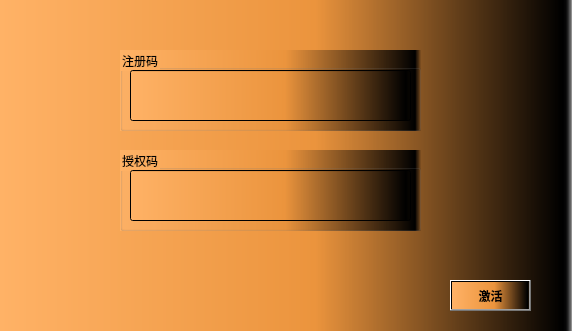
<?xml version="1.0" encoding="UTF-8"?>
<ui version="4.0">
 <class>RegisterClass</class>
 <widget class="QMainWindow" name="RegisterClass">
  <property name="geometry">
   <rect>
    <x>0</x>
    <y>0</y>
    <width>572</width>
    <height>331</height>
   </rect>
  </property>
  <property name="windowTitle">
   <string>注册</string>
  </property>
  <property name="windowIcon">
   <iconset>
    <normaloff>C:/Users/NHT/Desktop/test_pre/images/watermark.png</normaloff>C:/Users/NHT/Desktop/test_pre/images/watermark.png</iconset>
  </property>
  <property name="styleSheet">
   <string notr="true">background-color: qlineargradient(spread:pad, x1:0, y1:0, x2:1, y2:0, stop:0 rgba(255, 178, 102, 255), stop:0.55 rgba(235, 148, 61, 255), stop:0.98 rgba(0, 0, 0, 255), stop:1 rgba(0, 0, 0, 0))</string>
  </property>
  <widget class="QWidget" name="centralWidget">
   <widget class="QGroupBox" name="reg">
    <property name="geometry">
     <rect>
      <x>120</x>
      <y>50</y>
      <width>301</width>
      <height>81</height>
     </rect>
    </property>
    <property name="title">
     <string>注册码</string>
    </property>
    <widget class="QLineEdit" name="reg_code">
     <property name="enabled">
      <bool>true</bool>
     </property>
     <property name="geometry">
      <rect>
       <x>10</x>
       <y>20</y>
       <width>281</width>
       <height>51</height>
      </rect>
     </property>
     <property name="font">
      <font>
       <family>Adobe Arabic</family>
       <pointsize>18</pointsize>
       <weight>50</weight>
       <bold>false</bold>
      </font>
     </property>
     <property name="text">
      <string/>
     </property>
     <property name="readOnly">
      <bool>true</bool>
     </property>
    </widget>
   </widget>
   <widget class="QGroupBox" name="award">
    <property name="geometry">
     <rect>
      <x>120</x>
      <y>150</y>
      <width>301</width>
      <height>81</height>
     </rect>
    </property>
    <property name="title">
     <string>授权码</string>
    </property>
    <widget class="QLineEdit" name="awd_code">
     <property name="enabled">
      <bool>true</bool>
     </property>
     <property name="geometry">
      <rect>
       <x>10</x>
       <y>20</y>
       <width>281</width>
       <height>51</height>
      </rect>
     </property>
     <property name="font">
      <font>
       <family>Adobe Arabic</family>
       <pointsize>18</pointsize>
       <weight>50</weight>
       <bold>false</bold>
      </font>
     </property>
     <property name="focusPolicy">
      <enum>Qt::ClickFocus</enum>
     </property>
     <property name="text">
      <string/>
     </property>
    </widget>
   </widget>
   <widget class="QPushButton" name="active">
    <property name="enabled">
     <bool>true</bool>
    </property>
    <property name="geometry">
     <rect>
      <x>450</x>
      <y>280</y>
      <width>81</width>
      <height>31</height>
     </rect>
    </property>
    <property name="font">
     <font>
      <weight>75</weight>
      <bold>true</bold>
      <kerning>true</kerning>
     </font>
    </property>
    <property name="mouseTracking">
     <bool>false</bool>
    </property>
    <property name="tabletTracking">
     <bool>false</bool>
    </property>
    <property name="acceptDrops">
     <bool>false</bool>
    </property>
    <property name="autoFillBackground">
     <bool>false</bool>
    </property>
    <property name="styleSheet">
     <string notr="true">color:rgb(255, 0, 0);boder-radius:25px;
button{border-style: solid;boder-radius:25px;color:red;border-width: 5px;border-color: blue;}</string>
    </property>
    <property name="inputMethodHints">
     <set>Qt::ImhNone</set>
    </property>
    <property name="text">
     <string>激活</string>
    </property>
    <property name="icon">
     <iconset>
      <normaloff>C:/Users/NHT/Desktop/test_pre/images/home-logo.png</normaloff>C:/Users/NHT/Desktop/test_pre/images/home-logo.png</iconset>
    </property>
    <property name="iconSize">
     <size>
      <width>299</width>
      <height>20</height>
     </size>
    </property>
    <property name="shortcut">
     <string/>
    </property>
    <property name="checkable">
     <bool>false</bool>
    </property>
    <property name="checked">
     <bool>false</bool>
    </property>
    <property name="autoRepeat">
     <bool>false</bool>
    </property>
    <property name="autoExclusive">
     <bool>false</bool>
    </property>
    <property name="autoDefault">
     <bool>false</bool>
    </property>
    <property name="default">
     <bool>false</bool>
    </property>
    <property name="flat">
     <bool>false</bool>
    </property>
   </widget>
   <widget class="QSplitter" name="splitter">
    <property name="geometry">
     <rect>
      <x>0</x>
      <y>0</y>
      <width>0</width>
      <height>0</height>
     </rect>
    </property>
    <property name="orientation">
     <enum>Qt::Horizontal</enum>
    </property>
   </widget>
  </widget>
 </widget>
 <layoutdefault spacing="6" margin="11"/>
 <resources>
  <include location="register.qrc"/>
 </resources>
 <connections/>
</ui>
